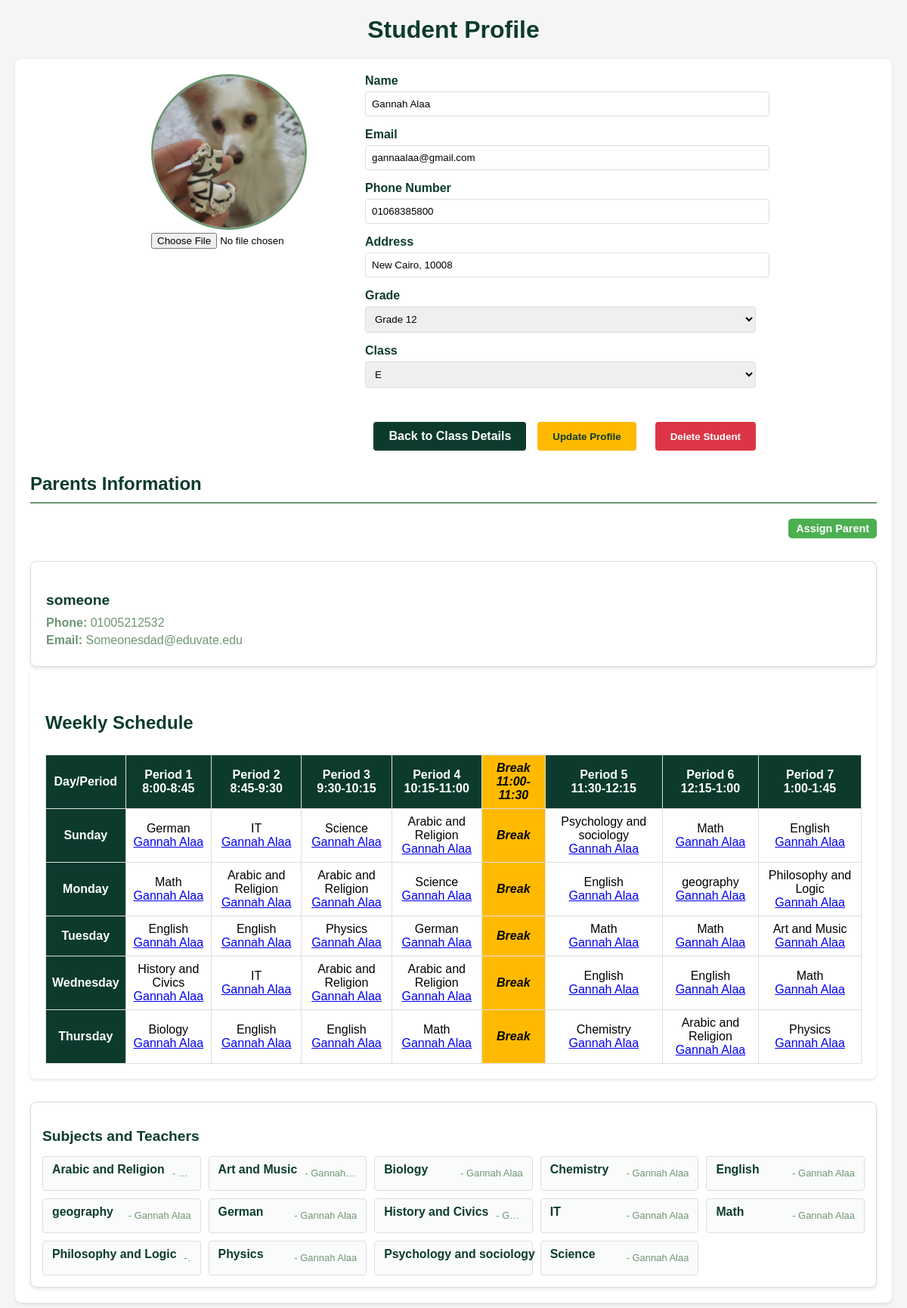
The page /Admin/StudentProfile.php?id=3 (signed in) on the database its author committed.
### tables this page shows
CREATE TABLE `students` (
  `StudentID` int(11) NOT NULL,
  `StudentName` varchar(255) NOT NULL,
  `StudentEmail` varchar(255) NOT NULL,
  `StudentPass` varchar(255) NOT NULL,
  `StudentAddress` varchar(255) NOT NULL,
  `StudentNumber` varchar(255) NOT NULL,
  `FeePayment` tinyint(1) NOT NULL,
  `Grade` int(11) NOT NULL,
  `Class` int(11) NOT NULL,
  `Picture` longtext NOT NULL DEFAULT 'studentpp.png'
);

CREATE TABLE `grades` (
  `GradeID` int(11) NOT NULL,
  `GradeNumber` varchar(255) NOT NULL,
  `FeeAmount` decimal(10,0) NOT NULL
);

CREATE TABLE `class` (
  `ClassID` int(11) NOT NULL,
  `ClassName` varchar(255) NOT NULL
);

CREATE TABLE `parents` (
  `ParentID` int(11) NOT NULL,
  `ParentName` varchar(255) NOT NULL,
  `ParentEmail` varchar(255) NOT NULL,
  `ParentPass` varchar(255) NOT NULL,
  `ParentNumber` varchar(255) NOT NULL,
  `Is_subscribed` int(11) NOT NULL DEFAULT 0
);

CREATE TABLE `s_details` (
  `DetailID` int(11) NOT NULL,
  `ScheduleID` int(11) NOT NULL,
  `Weekday` varchar(255) NOT NULL,
  `PeriodNumber` int(11) NOT NULL,
  `SubjectID` int(11) NOT NULL,
  `TeacherID` int(11) NOT NULL,
  `StartTime` time NOT NULL,
  `EndTime` time NOT NULL
);

CREATE TABLE `subjects` (
  `SubjectID` int(11) NOT NULL,
  `SubjectName` varchar(255) NOT NULL,
  `Ebooks` longtext DEFAULT NULL
);

CREATE TABLE `teachers` (
  `TeacherID` int(11) NOT NULL,
  `TeacherName` varchar(255) NOT NULL,
  `TeacherEmail` varchar(255) NOT NULL,
  `TeacherPass` varchar(255) NOT NULL,
  `RoleId` int(11) NOT NULL,
  `TeacherNumber` varchar(255) NOT NULL,
  `TeacherPic` longtext NOT NULL DEFAULT 'teacherpp.png',
  `Subject` int(11) NOT NULL
);

### Admin/StudentProfile.php (the view, shortened to what this page needs)
<?php
include '../connection.php';
$currentAdminId = $_SESSION['AdminID'];
$currentAdminQuery = "SELECT RoleId FROM admins WHERE AdminID = '$currentAdminId'";
$currentAdminResult = mysqli_query($connect, $currentAdminQuery);
$currentAdmin = mysqli_fetch_assoc($currentAdminResult);
$isAdministrator = ($currentAdmin['RoleId'] == 1);
$studentId = mysqli_real_escape_string($connect, $_GET['id']);
$query = "SELECT s.*, c.ClassName, g.GradeNumber
          FROM students s
          LEFT JOIN class c ON s.Class = c.ClassID
          LEFT JOIN grades g ON s.Grade = g.GradeID
        --   LEFT JOIN bus b ON s.BusNumber = b.BusID
          WHERE s.StudentID = '$studentId'";
$result = mysqli_query($connect, $query);
$student = mysqli_fetch_assoc($result);
$parentsQuery = "SELECT p.*
                FROM parents p
                JOIN family f ON p.ParentID = f.ParentID
                WHERE f.StudentID = '$studentId'";
$parentsResult = mysqli_query($connect, $parentsQuery);
$gradesQuery = "SELECT * FROM grades ORDER BY GradeNumber";
$grades = mysqli_query($connect, $gradesQuery);
$classesQuery = "SELECT * FROM class ORDER BY ClassName";
$classes = mysqli_query($connect, $classesQuery);
$subjectsQuery = "SELECT DISTINCT s.SubjectName, t.TeacherName, t.TeacherID
                 FROM s_details sd
                 JOIN schedule sch ON sd.ScheduleID = sch.ScheduleID
                 JOIN subjects s ON sd.SubjectID = s.SubjectID
                 JOIN teachers t ON sd.TeacherID = t.TeacherID
                 WHERE sch.ClassID = '{$student['Class']}'
                 AND sch.grade = '{$student['Grade']}'
                 ORDER BY s.SubjectName";
$subjectsResult = mysqli_query($connect, $subjectsQuery);
$scheduleQuery = "SELECT sd.*, s.SubjectName, t.TeacherName, t.TeacherID
                 FROM s_details sd
                 JOIN schedule sch ON sd.ScheduleID = sch.ScheduleID
                 JOIN subjects s ON sd.SubjectID = s.SubjectID
                 JOIN teachers t ON sd.TeacherID = t.TeacherID
                 WHERE sch.ClassID = '{$student['Class']}' AND sch.grade = '{$student['Grade']}'
                 ORDER BY FIELD(sd.Weekday, 'Sunday', 'Monday', 'Tuesday', 'Wednesday', 'Thursday'),
                 sd.PeriodNumber";
$scheduleResult = mysqli_query($connect, $scheduleQuery);
$scheduleData = [];
while ($row = mysqli_fetch_assoc($scheduleResult)) {
    $day = $row['Weekday'];
    $period = $row['PeriodNumber'];
    if (!isset($scheduleData[$day])) {
        $scheduleData[$day] = array();
    }
    $scheduleData[$day][$period] = array(
        'subject' => $row['SubjectName'],
        'teacher' => $row['TeacherName'],
        'teacherId' => $row['TeacherID'],
        'start_time' => date('h:i A', strtotime($row['StartTime'])),
        'end_time' => date('h:i A', strtotime($row['EndTime']))
    );
}
?>
<!DOCTYPE html>
<html lang="en">
<head>
    <link rel="stylesheet" href="css/TeacherProfile.css">
    <link rel="stylesheet" href="css/StudentProfile.css">
</head>
<body>
    <div class="container">
        <h1>Student Profile</h1>
    </div>
    <div class="edit-section">
        <div class="edit-container">
            <form method="post" enctype="multipart/form-data">
                <div class="profile-section">
                    <div class="profile-image-section">
                        <img src="../Media/<?php echo htmlspecialchars($student['Picture']); ?>"
                             alt="<?php echo htmlspecialchars($student['StudentName']); ?>"
                             class="profile-image">
                        <?php if ($isAdministrator): ?>
                            <input type="file" name="image" accept="image/*">
                        <?php endif; ?>
                    </div>
                    <div class="profile-info">
                        <div class="info-group">
                            <label for="name">Name</label>
                            <input type="text" id="name" name="name"
                                   value="<?php echo htmlspecialchars($student['StudentName']); ?>"
                                   <?php echo !$isAdministrator ? 'readonly' : ''; ?> required>
                        </div>
                        <div class="info-group">
                            <label for="email">Email</label>
                            <input type="email" id="email" name="email"
                                   value="<?php echo htmlspecialchars($student['StudentEmail']); ?>"
                                   <?php echo !$isAdministrator ? 'readonly' : ''; ?> required>
                        </div>
                        <div class="info-group">
                            <label for="phone">Phone Number</label>
                            <input type="tel" id="phone" name="phone"
                                   value="<?php echo htmlspecialchars($student['StudentNumber']); ?>"
                                   <?php echo !$isAdministrator ? 'readonly' : ''; ?> required>
                        </div>
                        <div class="info-group">
                            <label for="address">Address</label>
                            <input type="text" id="address" name="address"
                                   value="<?php echo htmlspecialchars($student['StudentAddress']); ?>"
                                   <?php echo !$isAdministrator ? 'readonly' : ''; ?> required>
                        </div>
                        <div class="info-group">
                            <label for="grade">Grade</label>
                            <?php if ($isAdministrator): ?>
                                <select name="grade" id="grade" required>
                                    <?php while($grade = mysqli_fetch_assoc($grades)): ?>
                                        <option value="<?php echo $grade['GradeID']; ?>"
                                                <?php echo ($grade['GradeID'] == $student['Grade']) ? 'selected' : ''; ?>>
                                            <?php echo htmlspecialchars($grade['GradeNumber']); ?>
                                        </option>
                                    <?php endwhile; ?>
                                </select>
                            <?php else: ?>
                                <input type="text" value="<?php echo htmlspecialchars($student['Grade']); ?>" readonly>
                            <?php endif; ?>
                        </div>
                        <div class="info-group">
                            <label for="class">Class</label>
                            <?php if ($isAdministrator): ?>
                                <select name="class" id="class" required>
                                    <?php while($class = mysqli_fetch_assoc($classes)): ?>
                                        <option value="<?php echo $class['ClassID']; ?>"
                                                <?php echo ($class['ClassID'] == $student['Class']) ? 'selected' : ''; ?>>
                                            <?php echo htmlspecialchars($class['ClassName']); ?>
                                        </option>
                                    <?php endwhile; ?>
                                </select>
                            <?php else: ?>
                                <input type="text" value="<?php echo htmlspecialchars($student['Class']); ?>" readonly>
                            <?php endif; ?>
                        </div>
                    </div>
                </div>
                <div class="buttons">
                    <a href="ClassDetails.php?Class=<?php echo $student['Class']; ?>&Grade=<?php echo $student['Grade']; ?>" class="btn back-btn">Back to Class Details</a>
                    <?php if ($isAdministrator): ?>
                        <button type="submit" name="update" class="btn">Update Profile</button>
                        <button type="submit" name="delete_student" class="btn" style="background:#dc3545;color:#fff;margin-left:10px;" onclick="return confirm('Are you sure you want to delete this student? This action cannot be undone.');">
                            Delete Student
                        </button>
                    <?php endif; ?>
                </div>
            </form>
        </div>
        <h2 class="section-title">Parents Information</h2>
        <div class="parent-section">
            <div class="parent-header">
                <a href="addParent.php?student_id=<?php echo $studentId; ?>" class="btn assign-parent-btn <?php echo mysqli_num_rows($parentsResult) > 0 ? 'small' : ''; ?>">
                    Assign Parent
                </a>
            </div>
            <div class="parent-cards">
                <?php
                if (mysqli_num_rows($parentsResult) > 0):
                    while($parent = mysqli_fetch_assoc($parentsResult)): ?>
                        <a href="ParentProfile.php?id=<?php echo $parent['ParentID']; ?>" class="parent-card-link">
                            <div class="parent-card">
                                <h3 class="parent-name"><?php echo htmlspecialchars($parent['ParentName']); ?></h3>
                                <p class="parent-info">
                                    <strong>Phone:</strong> <?php echo htmlspecialchars($parent['ParentNumber']); ?>
                                </p>
                                <p class="parent-info">
                                    <strong>Email:</strong> <?php echo htmlspecialchars($parent['ParentEmail']); ?>
                                </p>
                            </div>
                        </a>
                    <?php endwhile;
                else: ?>
                    <div class="no-parents-message">
                        <p>No parents assigned to this student.</p>
                    </div>
                <?php endif; ?>
            </div>
        </div>
    <div class="main-content">
        <div class="schedule-container">
            <h2>Weekly Schedule</h2>
            <table class="schedule-table">
                <thead>
                    <tr>
                        <th class="period-header">Day/Period</th>
                        <th class="period-header">Period 1<br>8:00-8:45</th>
                        <th class="period-header">Period 2<br>8:45-9:30</th>
                        <th class="period-header">Period 3<br>9:30-10:15</th>
                        <th class="period-header">Period 4<br>10:15-11:00</th>
                        <th class="break-cell">Break<br>11:00-11:30</th>
                        <th class="period-header">Period 5<br>11:30-12:15</th>
                        <th class="period-header">Period 6<br>12:15-1:00</th>
                        <th class="period-header">Period 7<br>1:00-1:45</th>
                    </tr>
                </thead>
                <tbody>
                    <?php
                    $weekDays = ['Sunday', 'Monday', 'Tuesday', 'Wednesday', 'Thursday'];
                    foreach ($weekDays as $day):
                    ?>
                        <tr>
                            <td class="day-header"><?php echo $day; ?></td>
                            <?php for ($period = 1; $period <= 7; $period++): ?>
                                <?php if ($period == 5): ?>
                                    <td class="break-cell">Break</td>
                                <?php endif; ?>
                                <td class="period-cell">
                                    <?php if (isset($scheduleData[$day][$period])): ?>
                                        <div class="subject">
                                            <?php echo htmlspecialchars($scheduleData[$day][$period]['subject']); ?>
                                        </div>
                                        <div class="teacher">
                                            <a href="TeacherProfile.php?id=<?php echo $scheduleData[$day][$period]['teacherId']; ?>">
                                                <?php echo htmlspecialchars($scheduleData[$day][$period]['teacher']); ?>
                                            </a>
                                        </div>
                                    <?php else: ?>
                                        <span class="free-period">Free</span>
                                    <?php endif; ?>
                                </td>
                            <?php endfor; ?>
                        </tr>
                    <?php endforeach; ?>
                </tbody>
            </table>
        </div>
        <div class="subjects-section">
            <h3>Subjects and Teachers</h3>
            <div class="subjects-grid">
                <?php while($subject = mysqli_fetch_assoc($subjectsResult)): ?>
                    <div class="subject-card">
                        <span class="subject-name"><?php echo htmlspecialchars($subject['SubjectName']); ?></span>
                        <span class="teacher-name">
                            - <a href="TeacherProfile.php?id=<?php echo $subject['TeacherID']; ?>">
                                <?php echo htmlspecialchars($subject['TeacherName']); ?>
                            </a>
                        </span>
                    </div>
                <?php endwhile; ?>
            </div>
        </div>
    </div>
</body>
</html>

### rows shown on the page
students: Picture (picture), name "Gannah Alaa", email "gannaalaa@gmail.com", phone "01068385800", address "New Cairo, 10008", grade "Grade 12", class "E"
parents: ParentName "someone", ParentNumber "01005212532", ParentEmail "Someonesdad@eduvate.edu"
s_details: shows "Break", SubjectID.SubjectName "Psychology and sociology", TeacherID.TeacherName "Gannah Alaa"
s_details: SubjectID.SubjectName "geography", TeacherID.TeacherName "Gannah Alaa"
s_details: SubjectID.SubjectName "Philosophy and Logic", TeacherID.TeacherName "Gannah Alaa"
s_details: SubjectID.SubjectName "Art and Music", TeacherID.TeacherName "Gannah Alaa"
s_details: SubjectID.SubjectName "History and Civics", TeacherID.TeacherName "Gannah Alaa"
s_details: SubjectID.SubjectName "Biology", TeacherID.TeacherName "Gannah Alaa"
s_details: shows "Break", SubjectID.SubjectName "Chemistry", TeacherID.TeacherName "Gannah Alaa"
teachers: SubjectName "Arabic and Religion", SubjectName "Art and Music", TeacherName "Gannah…", SubjectName "Biology", TeacherName "Gannah Alaa", SubjectName "Chemistry", SubjectName "English", SubjectName "geography", SubjectName "German", SubjectName "History and Civics", TeacherName "G…", SubjectName "IT", SubjectName "Math", SubjectName "Philosophy and Logic", SubjectName "Physics", SubjectName "Psychology and sociology", SubjectName "Science"

### other values the page prints
$day "Sunday"
$scheduleData[$day][$period]['subject'] "German"
$scheduleData[$day][$period]['teacher'] "Gannah Alaa"
$scheduleData[$day][$period]['subject'] "IT"
$scheduleData[$day][$period]['subject'] "Science"
$scheduleData[$day][$period]['subject'] "Arabic and Religion"
$scheduleData[$day][$period]['subject'] "Math"
$scheduleData[$day][$period]['subject'] "English"
$day "Monday"
$day "Tuesday"
$scheduleData[$day][$period]['subject'] "Physics"
$day "Wednesday"
$day "Thursday"
